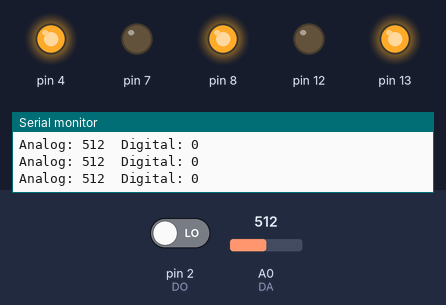
Simulated run of this sketch. Board: Arduino Uno, built with avr-gcc and run on an emulated ATmega328P. On the bench: output pins drawn as LEDs (lit = HIGH), the last lines printed to the serial monitor. The inputs (shaded band) are chosen by the test bench; at power-on: A0 (DA) = 512, pin 2 (DO) LOW.

Above: at 1.2 s.
1.3 s: A0 (DA) set to 49
4.3 s: A0 (DA) set to 42
At 4.9 s:
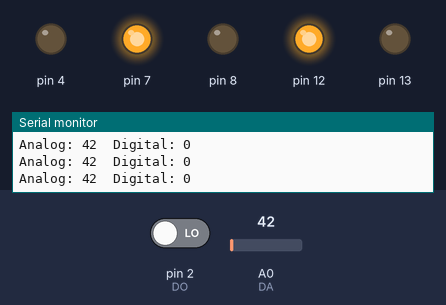
5.8 s: A0 (DA) set to 1023
At 7.2 s:
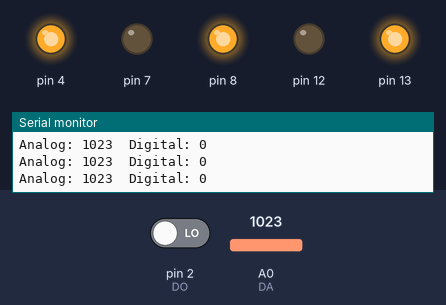
8.8 s: A0 (DA) set to 36
At 9.5 s:
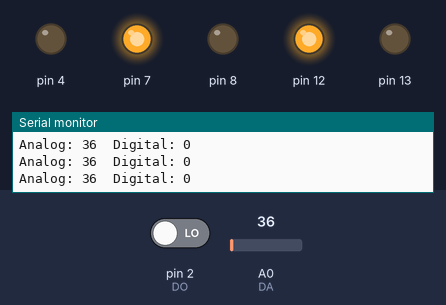
Timing chart, 0 to 11.8 s (numbered marks = the images above; inputs shaded):
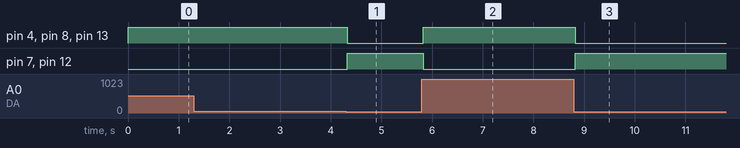

Measured:
- the behaviour switches between 46 and 45 on A0 (DA) (found by bisection; images 0 and 1)
- after the input at 4.3 s, pin 4, pin 8, pin 13: HIGH → LOW at once; pin 7, pin 12: LOW → HIGH at once
- after the input at 5.8 s, pin 4, pin 8, pin 13: LOW → HIGH at once; pin 7, pin 12: HIGH → LOW at once
- after the input at 8.8 s, pin 4, pin 8, pin 13: HIGH → LOW at once; pin 7, pin 12: LOW → HIGH at once

The sketch:

sound_LED.ino
```cpp
int DO = 2; //Pin for Digital Output - DO
int DA = A0; // Pin for Analog Output - AO
int threshold = 46; //Set minimum threshold for LED lit
int volume;

void setup() {
  Serial.begin(9600);
  pinMode(4, OUTPUT);
  pinMode(7, OUTPUT);
  pinMode(8, OUTPUT);
  pinMode(12, OUTPUT);
  pinMode(13, OUTPUT);
}

void loop() {
  volume = analogRead(DA);  //Read the analog value
  Serial.print("Analog: ");
  Serial.print(volume);  //Print the analog value
  Serial.print("  ");
  Serial.print("Digital: ");
  Serial.println(digitalRead(DO));  //Print the digital value

  if (volume >= threshold) { //Compare analog value with threshold
    digitalWrite(4, HIGH);
    digitalWrite(7, LOW);
    digitalWrite(8, HIGH);
    digitalWrite(12, LOW);
    digitalWrite(13, HIGH);
  }
  else {
    digitalWrite(4, LOW);
    digitalWrite(7, HIGH);
    digitalWrite(8, LOW);
    digitalWrite(12, HIGH);
    digitalWrite(13, LOW);
  }
}
```
